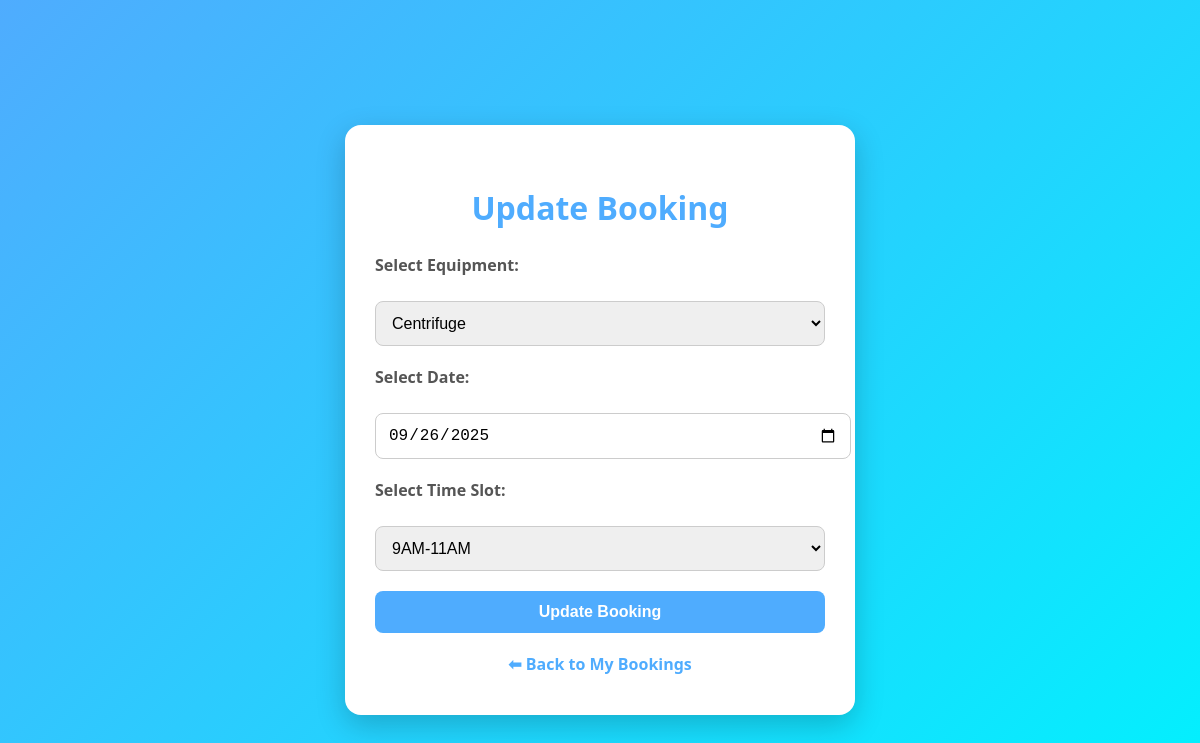
Page /update/14 (signed in) on the committed database.
### app.py (models this page shows)
class Booking(db.Model):
    id = db.Column(db.Integer, primary_key=True)
    username = db.Column(db.String(50), nullable=False)
    equipment = db.Column(db.String(50), nullable=False)
    date = db.Column(db.String(20), nullable=False)
    time_slot = db.Column(db.String(20), nullable=False)
    status = db.Column(db.String(20), default="Pending")

### app.py (the view, shortened to what this page needs)
@app.route("/update/<int:booking_id>", methods=["GET", "POST"])
def update_booking(booking_id):
    if "username" not in session or session.get("is_admin"):
        flash("Please login first ❌")
        return redirect(url_for("login"))
    booking = Booking.query.get_or_404(booking_id)
    if booking.username != session["username"]:
        flash("You are not allowed to update this booking ❌")
        return redirect(url_for("my_bookings"))
    return render_template("update_booking.html", booking=booking)

### minidemo2.1/templates/update_booking.html (shortened to what this page needs)
<!DOCTYPE html>
<html lang="en">
<head>
</head>
<body>
<div class="container">
    <h1>Update Booking</h1>
    <form method="POST">
        <label>Select Equipment:</label>
        <select name="equipment" required>
            <option value="Centrifuge" {% if booking.equipment == 'Centrifuge' %}selected{% endif %}>Centrifuge</option>
        </select>
        <label>Select Date:</label>
        <input type="date" name="date" value="{{ booking.date }}" required>
        <label>Select Time Slot:</label>
        <select name="time_slot" required>
            <option value="9AM-11AM" {% if booking.time_slot == '9AM-11AM' %}selected{% endif %}>9AM-11AM</option>
        </select>
        <button type="submit">Update Booking</button>
    </form>
    <a class="back-link" href="{{ url_for('my_bookings') }}">⬅ Back to My Bookings</a>
</div>
</body>
</html>

### minidemo2.1/templates/update_booking.html (style rules this page uses)
body { font-family: "Segoe UI", Tahoma, Geneva, Verdana, sans-serif; margin: 0; background: linear-gradient(135deg, #4facfe 0%, #00f2fe 100%); min-height: 100vh; display: flex; justify-content: center; align-items: center; padding: 20px; }
.container { background: #fff; border-radius: 16px; padding: 40px 30px; max-width: 450px; width: 100%; box-shadow: 0 10px 30px rgba(0,0,0,0.2); text-align: center; animation: fadeIn 0.6s ease; }
h1 { font-size: 2rem; color: #4facfe; margin-bottom: 25px; }
form { display: flex; flex-direction: column; gap: 20px; }
label { font-weight: bold; color: #555; text-align: left; display: block; margin-bottom: 5px; }
select, input[type="date"] { padding: 12px; border-radius: 8px; border: 1px solid #ccc; font-size: 1rem; width: 100%; outline: none; transition: border-color 0.3s; }
button { padding: 12px; background: #4facfe; color: #fff; font-size: 1rem; font-weight: bold; border: none; border-radius: 8px; cursor: pointer; transition: background 0.3s; }
a.back-link { display: inline-block; margin-top: 20px; color: #4facfe; text-decoration: none; font-weight: bold; transition: color 0.3s; }

### rows in the picture
Booking: equipment "Centrifuge", date "09/26/2025", time_slot "9AM-11AM"
